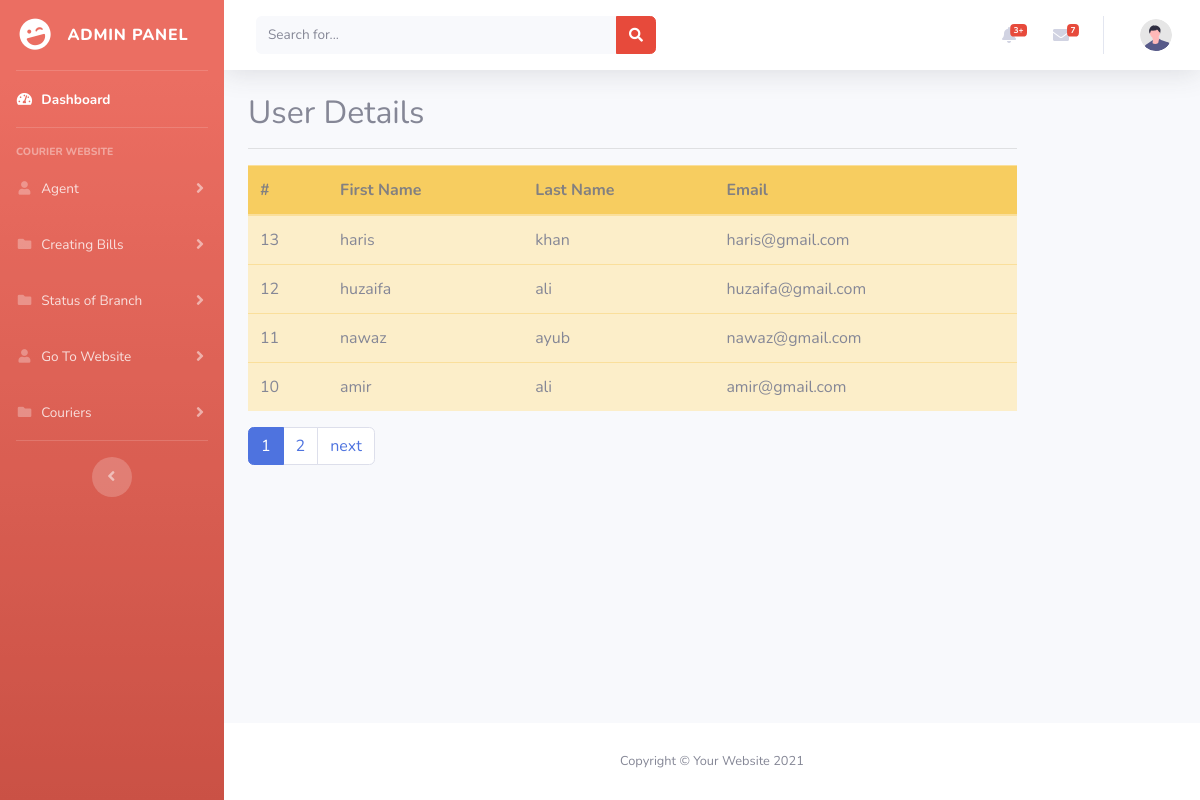
Screenshot of /admin/panel/viewcoustomer.php with the database file from the repository.
### tables this page shows
CREATE TABLE `user` (
  `id` int(88) NOT NULL,
  `firstname` varchar(222) NOT NULL,
  `lastname` varchar(444) NOT NULL,
  `email` varchar(222) NOT NULL,
  `password` varchar(233) NOT NULL,
  `status` tinyint(1) NOT NULL DEFAULT 1
);

### admin/panel/viewcoustomer.php (the view, shortened to what this page needs)
<?php
include('admin/includes/header.php');
include('admin/includes/sidebar.php');
include('admin/includes/topbar.php');
include('config.php');
$limit = 4;
if(isset($_GET['page'])){
  $getpgno = $_GET['page'];
}else{
  $getpgno = 1;
}
$offset = ($getpgno - 1) * $limit;
$fetch = "SELECT * from user order by id desc limit {$offset}, {$limit}";
$query = mysqli_query($connection, $fetch);
?>
<!DOCTYPE html>
<html lang="en">
<head>
    <link href="vendor/fontawesome-free/css/all.min.css" rel="stylesheet" type="text/css">
    <link href="css/sb-admin-2.min.css" rel="stylesheet">
    <link rel="stylesheet" href="css/customstyle.css">
</head>
<link
  rel="stylesheet"
  href="https://cdnjs.cloudflare.com/ajax/libs/animate.css/4.1.1/animate.min.css"
/>
</body>
 <div class="container">
        <div class="row justify-content-left">
            <div class="col-xl-10 col-lg-12 col-md-9">
                <h2>User Details</h2>
                <hr>
            <table class="table table-warning">
                <thead class="bg-warning p-2 text-dark bg-opacity-10" style="opacity: 75%;">
                    <tr>
                    <th scope="col">#</th>
                    <th scope="col">First Name</th>
                    <th scope="col">Last Name</th>
                    <th scope="col">Email</th>
                    </tr>
                </thead>
                <tbody>
                    <?php while ($row = mysqli_fetch_assoc($query)) {
                     ?>
                    <tr>
                    <td><?php echo $row ['id']?></td>
                    <td><?php echo $row ['firstname']?></td>
                    <td><?php echo $row ['lastname']?></td>
                    <td><?php echo $row ['email']?></td>
                </tr>
                <?php
                    }
                ?>
                </tbody>
            </table>
<?php
$fetchpage = "SELECT * from user";
$query = mysqli_query($connection, $fetchpage);
  if(mysqli_num_rows($query) > 0){
    $totalRecords = mysqli_num_rows($query);
    $totalpages = ceil($totalRecords / $limit);
    echo '<ul class="pagination">';
    for($i = 1; $i <= $totalpages; $i++){
      $active = $i == $getpgno? "active" : "";
      echo '<li class="'.$active.' page-item"><a class="page-link" href="viewcoustomer.php?page='.$i.'">'.$i.'</a></li>';
    }
    if($getpgno < $totalpages){
      echo '<li class="page-item"><a class="page-link" href="viewcoustomer.php?page='.($getpgno + 1).'">next</a></li>';
    }
  }
  ?>
    </div>
  </div>
</div>
</body>
</html>
<?php
include('admin/includes/footer.php');
?>

### admin/panel/css/userprofile.css (style rules this page uses)
body { margin-top:20px; color: #1a202c; text-align: left; background-color: #e2e8f0; }

### rows the page displays
user: id "13", firstname "haris", lastname "khan", email "haris@gmail.com"
user: id "12", firstname "huzaifa", lastname "ali", email "huzaifa@gmail.com"
user: id "11", firstname "nawaz", lastname "ayub", email "nawaz@gmail.com"
user: id "10", firstname "amir", lastname "ali", email "amir@gmail.com"
